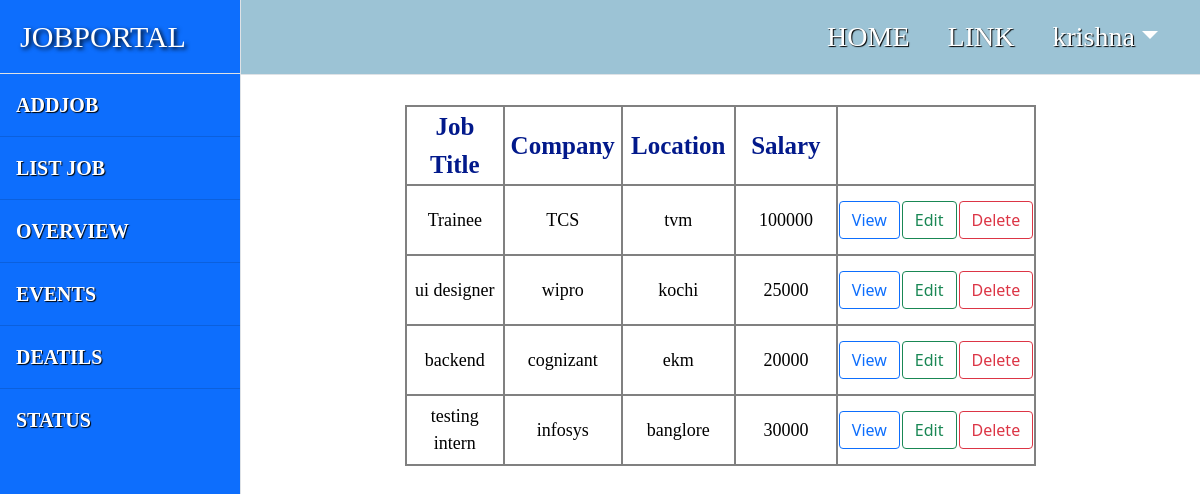
Page /employer/jobs/alljobs (signed in) on the committed database.
### employer/models.py (models this page shows)
class Jobs(models.Model):
    job_title=models.CharField(max_length=150)
    company_name=models.CharField(max_length=150)
    location=models.CharField(max_length=150)
    salary=models.PositiveIntegerField(null=True)
    experience=models.PositiveIntegerField(default=0)

### employer/views.py (the view)
# urls.py: path('jobs/alljobs',views.ListJobView.as_view(), name="emp-alljobs"),
class ListJobView(ListView):
    model = Jobs
    template_name = "emp-listjob.html"
    context_object_name = "jobs"

### employer/templates/emp-listjob.html
{%extends 'base.html'%}
{%block body_block%}
<div class="row">
  <div class="col-2"></div>
  <div class="col-8">
    <table style="width:100%;margin-top:30px;border:2px solid grey;" >
      <tr style="width:100%;margin-top:30px;border:2px solid grey;height:70px;">
        <th style="width:20%;margin-top:30px;border:2px solid grey;font-family:serif;font-size:25px;text-align:center;color:#02198B;">Job Title</th>
        <th style="width:20%;margin-top:30px;border:2px solid grey;font-family:serif;font-size:25px;text-align:center;color:#02198B;">Company</th>
        <th style="width:20%;margin-top:30px;border:2px solid grey;font-family:serif;font-size:25px;text-align:center;color:#02198B;">Location</th>
        <th style="width:20%;margin-top:30px;border:2px solid grey;font-family:serif;font-size:25px;text-align:center;color:#02198B;">Salary</th>
      </tr>
      {%for job in jobs%}
      <tr style="width:100%;margin-top:30px;border:2px solid grey;height:70px;">
        <td style="border:2px solid grey;font-family:serif;font-size:18px;text-align:center;color:#000000;">{{job.job_title}}</td>
        <td style="border:2px solid grey;font-family:serif;font-size:18px;text-align:center;color:#000000;">{{job.company_name}}</td>
        <td style="border:2px solid grey;font-family:serif;font-size:18px;text-align:center;color:#000000;">{{job.location }}</td>
        <td style="border:2px solid grey;font-family:serif;font-size:18px;text-align:center;color:#000000;">{{job.salary}}</td>
        <td style=""><a class="btn btn-outline-primary" href="{%url 'emp-detailjob' job.id%}">View</a></td>
        <td style=""><a class="btn btn-outline-success" href="{%url 'emp-editjob' job.id%}">Edit</a></td>
        <td style=""><a class="btn btn-outline-danger" href="{%url 'emp-deletejob' job.id%}">Delete</a></td>
      </tr>
      {%endfor%}
    </table>
  </div>
  <div class="col-2"></div>
</div>
{%endblock%}

### employer/templates/base.html (shortened to what this page needs)
<!DOCTYPE html>
{%load static%}
<html lang="en">
    <head>
        <link href="{%static 'css/styles.css'%}" rel="stylesheet" />
    </head>
    <body>
        <div class="d-flex" id="wrapper">
            <div class="border-end bg-primary" id="sidebar-wrapper">
                <div style="font-size:30px;font-family: Fantasy;color: white;
  text-shadow: 2px 2px 4px #000000;background-color:#0063B2FF;" class="sidebar-heading border-bottom bg-primary">JOBPORTAL</div>
                <div class="list-group list-group-flush fs-5" style="font-family:serif; color: white;
  text-shadow: 1px 1px 1px #000000;">
                    <a style="color:white;font-weight:bold;" class="list-group-item list-group-item-action list-group-item bg-primary p-3" href="{%url 'emp-addjob'%}">ADDJOB</a>
                    <a style="color:white;font-weight:bold;" class="list-group-item list-group-item-action list-group-item bg-primary p-3" href="{%url 'emp-alljobs'%}">LIST JOB</a>
                    <a style="color:white;font-weight:bold;" class="list-group-item list-group-item-action list-group-item bg-primary p-3" href="#!">OVERVIEW</a>
                    <a style="color:white;font-weight:bold;" class="list-group-item list-group-item-action list-group-item bg-primary p-3" href="#!">EVENTS</a>
                    <a style="color:white;font-weight:bold;" class="list-group-item list-group-item-action list-group-item bg-primary p-3" href="#!">DEATILS</a>
                    <a style="color:white;font-weight:bold;" class="list-group-item list-group-item-action list-group-item bg-primary p-3" href="#!">STATUS</a>
                </div>
            </div>
            <div id="page-content-wrapper">
                <nav style="background-color:#9CC3D5FF;" class="navbar navbar-expand-lg   border-bottom">
                    <div class="container-fluid">
                        <div class="collapse navbar-collapse" id="navbarSupportedContent">
                            <ul class="navbar-nav ms-auto mt-2 mt-lg-0">
                                <li  class="nav-item active fs-3 "><a style="font-weight:normal; color:white;padding-right:30px;font-family:fantasy;text-shadow: 1px 1px 1px #000000;" class="nav-link" href="{%url 'emp-home'%}">HOME</a></li>
                                <li class="nav-item fs-3 "><a style="font-weight:normal; color:white;padding-right:30px;font-family:fantasy;text-shadow: 1px 1px 1px #000000;" class="nav-link" href="#!">LINK</a></li>
                                <li class="nav-item dropdown fs-3 ">
                                    <a style="font-weight:normal; color:white;padding-right:30px;font-family:fantasy;text-shadow: 1px 1px 1px #000000;" class="nav-link dropdown-toggle" id="navbarDropdown" href="#" role="button" data-bs-toggle="dropdown" aria-haspopup="true" aria-expanded="false">{{request.user}}</a>
                                </li>
                            </ul>
                        </div>
                    </div>
                </nav>
                <div>
            {%block body_block%}
            {%endblock%}</div>
            </div>
        </div>
    </body>
</html>

### rows in the picture
Jobs: job_title "Trainee", company_name "TCS", location "tvm", salary "100000"
Jobs: job_title "ui designer", company_name "wipro", location "kochi", salary "25000"
Jobs: job_title "backend", company_name "cognizant", location "ekm", salary "20000"
Jobs: job_title "testing intern", company_name "infosys", location "banglore", salary "30000"

### other values in the picture
{{ request.user }} "krishna"
